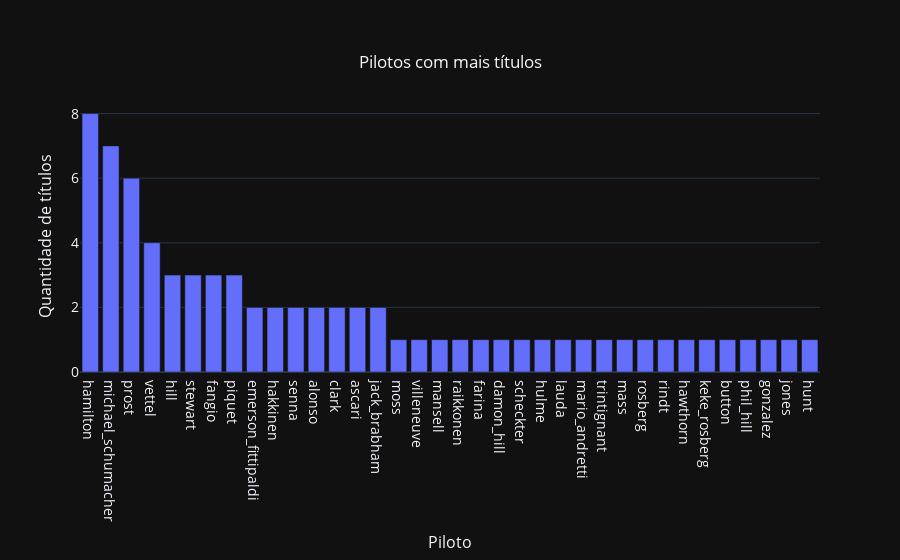

This figure's notebook cell:
### Code cell
fig = go.Figure(data=[go.Bar(
    x=campeoes['piloto'],
    y=campeoes['titulos']
    #hovertext = dfresulrac[(dfresulrac['year']== 2008)].sort_values(by=['constructorRef'])['nationality_y']
)])
fig.update_layout(title={
        'text': "Pilotos com mais títulos",
        'y':0.9,
        'x':0.5,
        'xanchor': 'center',
        'yanchor': 'top'}, 
                  yaxis=dict(
                            title='Quantidade de títulos',
                            titlefont_size=16,
                            tickfont_size=14),
                  xaxis=dict(
                            title='Piloto',
                            titlefont_size=16,
                            tickfont_size=14),
                  template = "plotly_dark"
                  )

### Figure 1 — Plotly figure (JSON) as saved in the notebook; plotly's stock layout.template omitted (floating-point values rounded to 4 significant figures)
{"data": [{"type": "bar", "x": ["hamilton", "michael_schumacher", "prost", "vettel", "hill", "stewart", "fangio", "piquet", "emerson_fittipaldi", "hakkinen", "senna", "alonso", "clark", "ascari", "jack_brabham", "moss", "villeneuve", "mansell", "raikkonen", "farina", "damon_hill", "scheckter", "hulme", "lauda", "mario_andretti", "trintignant", "mass", "rosberg", "rindt", "hawthorn", "keke_rosberg", "button", "phil_hill", "gonzalez", "jones", "hunt"], "y": [8, 7, 6, 4, 3, 3, 3, 3, 2, 2, 2, 2, 2, 2, 2, 1, 1, 1, 1, 1, 1, 1, 1, 1, 1, 1, 1, 1, 1, 1, 1, 1, 1, 1, 1, 1]}], "layout": {"title": {"text": "Pilotos com mais títulos", "x": 0.5, "xanchor": "center", "y": 0.9, "yanchor": "top"}, "xaxis": {"tickfont": {"size": 14}, "title": {"font": {"size": 16}, "text": "Piloto"}}, "yaxis": {"tickfont": {"size": 14}, "title": {"font": {"size": 16}, "text": "Quantidade de títulos"}}}}
